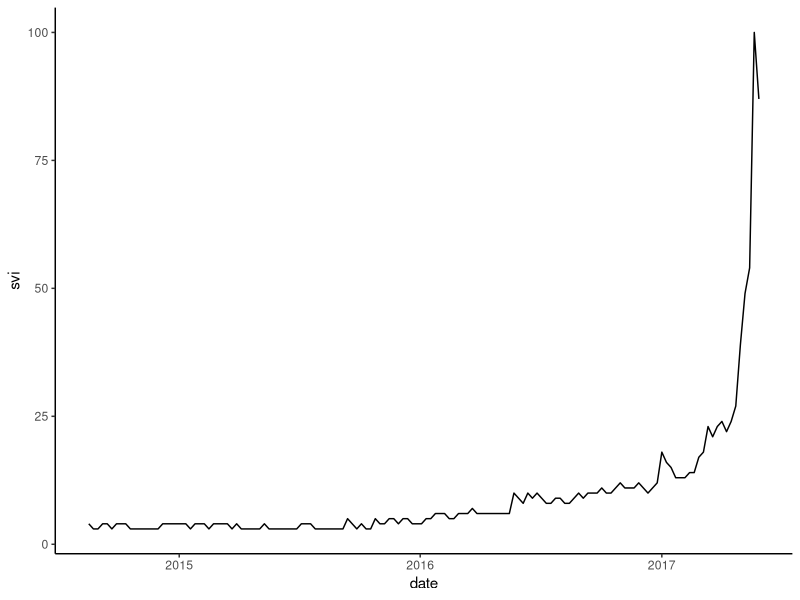
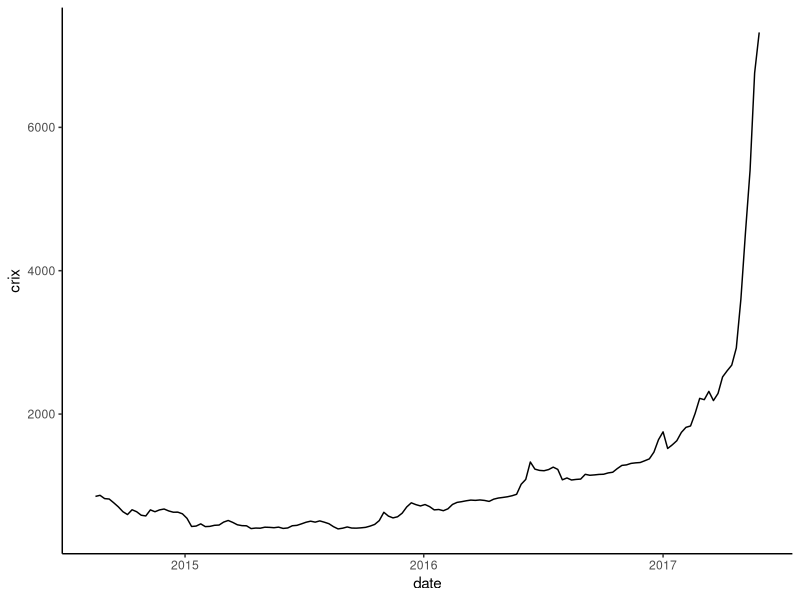
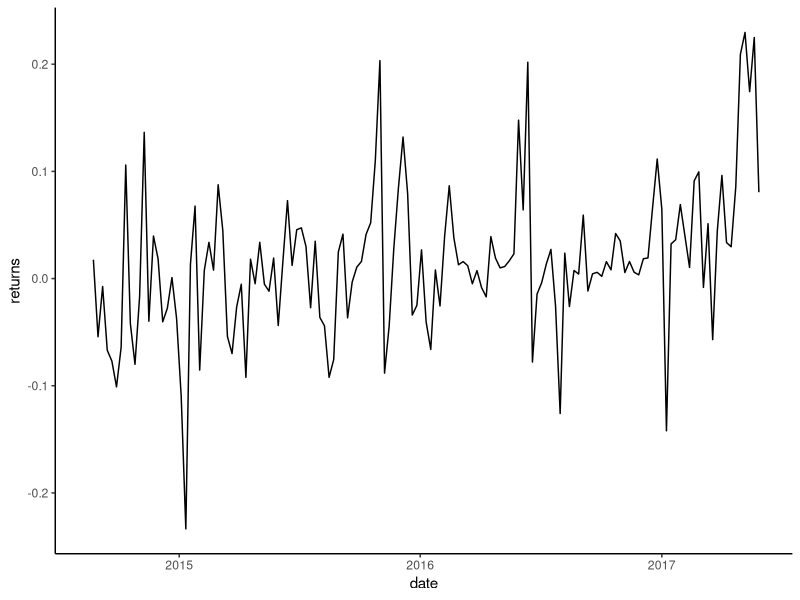
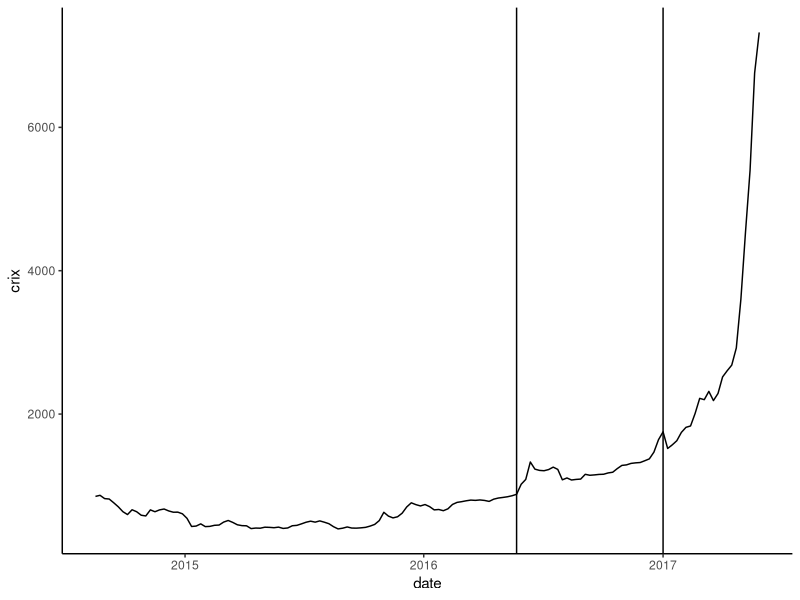
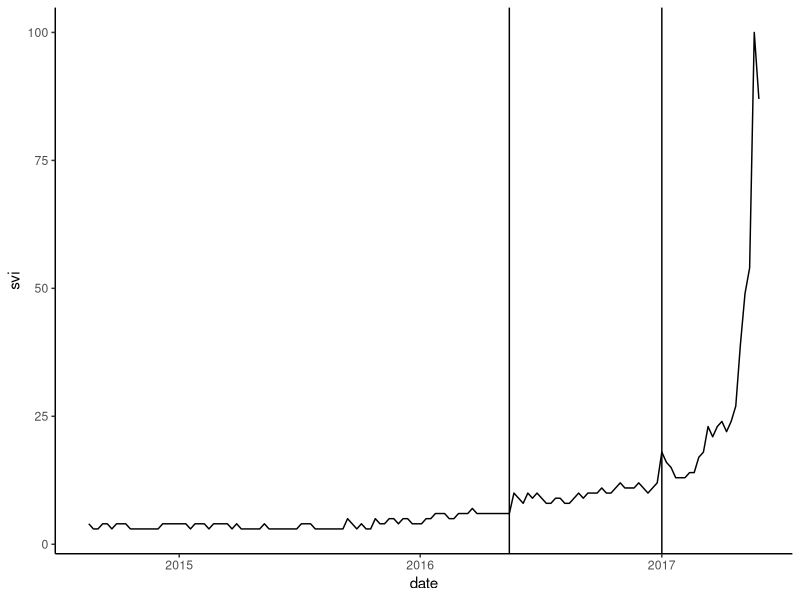

The R source for these figures, in order:
rm(list = ls(all = TRUE))
graphics.off()

if(!require("strucchange")) install.packages("strucchange"); library("strucchange")
if(!require("forecast")) install.packages("forecast");library("forecast")
if(!require("lmtest")) install.packages("lmtest");library("lmtest")
if(!require("ggplot2")) install.packages("ggplot2");library("ggplot2")
if(!require("tseries")) install.packages("tseries");library("tseries")


#Loading the data----
input <- read.csv("data/df.csv", header = TRUE, sep = ",")
input$date <- as.Date(input$date, "%m/%d/%Y")
input$X.1 <- NULL

ggplot( data = input, aes( date, svi )) + geom_line() + theme(panel.grid.major = element_blank(), panel.grid.minor = element_blank(),
                                                              panel.background = element_blank(), axis.line = element_line(colour = "black"))
ggplot( data = input, aes( date, crix )) + geom_line() + theme(panel.grid.major = element_blank(), panel.grid.minor = element_blank(),
                                                               panel.background = element_blank(), axis.line = element_line(colour = "black"))
ggplot( data = input, aes( date, returns )) + geom_line() + theme(panel.grid.major = element_blank(), panel.grid.minor = element_blank(),
                                                                  panel.background = element_blank(), axis.line = element_line(colour = "black"))




#Detecting structural breaks in the time series----
#Adapted code from: https://www.r-bloggers.com/endogenously-detecting-structural-breaks-in-a-time-series-implementation-in-r/

ts_crix <- as.ts(input$crix)
ts_svi <- as.ts(input$svi)

bp_ts_crix <- breakpoints(ts_crix~1)
bp_ts_svi <- breakpoints(ts_svi~1)


summary(bp_ts_crix)
summary(bp_ts_svi)

p <- array()
p[1] <- bp_ts_svi$breakpoints[1]
p[2] <- bp_ts_svi$breakpoints[2]
input$date[p] #dates when structural breaks happened in svi time series

c <- array()
c[1] <- bp_ts_crix$breakpoints[1]
c[2] <- bp_ts_crix$breakpoints[2]
input$date[c] #dates when structural breaks happened in svi time series

#plot the breakpoints 
bp_date_crix <- array()
bp_date_crix[1] <- input$date[c[1]]
bp_date_crix[1] <- as.Date(bp_date_crix[1], format = "%Y-%m-%d")
bp_date_crix[2] <- input$date[c[2]]
bp_date_crix[2] <- as.Date(bp_date_crix[2], format = "%Y-%m-%d")
ggplot( data = input, aes( date, crix )) + geom_line() + geom_vline(xintercept = c(bp_date_crix))+ theme(panel.grid.major = element_blank(), panel.grid.minor = element_blank(),
                                                                                                         panel.background = element_blank(), axis.line = element_line(colour = "black"))



bp_date <- array()
bp_date[1] <- input$date[p[1]]
bp_date[1] <- as.Date(bp_date[1], format = "%Y-%m-%d")
bp_date[2] <- input$date[p[2]]
bp_date[2] <- as.Date(bp_date[2], format = "%Y-%m-%d")
ggplot( data = input, aes( date, svi )) + geom_line() + geom_vline(xintercept = c(bp_date))+ theme(panel.grid.major = element_blank(), panel.grid.minor = element_blank(),
                                                                                                   panel.background = element_blank(), axis.line = element_line(colour = "black"))


input$crix <- NULL

#Granger causality test----
#Adapted code from: https://www.r-bloggers.com/chicken-or-the-egg-granger-causality-for-the-masses/


#Here, we will separate ts into three series, according to the structural breaks
#in svi time series


input_1 <- input[1:91,]
input_2 <- input[92:124,]
input_3 <- input[125:146,]
input_list <- list()
input_list[[1]] <- input_1
input_list[[2]] <- input_2
input_list[[3]] <- input_3


granger.caus_p.values <- matrix(nrow = 6, ncol = 2)
gc_results <- vector(mode = "list",length = 3)


for(l in 1:3){
  input <- input_list[[l]]
  
  #Checking for the stationarity of the series
  ts_returns <- ts(input$returns)
  ndiffs (ts_returns, alpha=0.05, test= "kpss")
  ndiffs (ts_returns, alpha=0.05, test= "adf")
  dreturns <- diff(ts_returns)
  
  
  ts_svi <- ts(input$svi)
  ndiffs(ts_svi, alpha=0.05, test= "kpss")
  ndiffs(ts_svi, alpha=0.05, test= "adf")
  dsvi <- diff(ts_svi)
  
  
  #testing for granger causality
  #the output is a table for each of the periods 
  #identified by the structural break test, respectively 
 
  
  for(i in 1:6){
    gt1 <- grangertest(dreturns ~ dsvi, order= i)
    granger.caus_p.values[i,1] <- gt1$`Pr(>F)`[2]
    
    gt2 <- grangertest(dsvi ~ dreturns, order=i)
    granger.caus_p.values[i,2] <- gt2$`Pr(>F)`[2]
    
  }

  gc_results[[l]] <- granger.caus_p.values
  
}

gc_results 
#Gives p-values for granger causality tests, 
#across the number of lags, across 3 periods


#Regression analysis----

input <- read.csv("data/df.csv", header = TRUE, sep = ",")
input$date <- as.Date(input$date, "%m/%d/%Y")
input$X.1 <- NULL
input$crix <- NULL
input$svi <- log(input$svi)
input$volume <- log(input$volume)
input$epuix <- log(input$epuix)
colnames(input)[3:9] <- c("log(svi)","log_returns", "log_sp500_returns",
                     "log(vix)", "log(volume)", "volatility", "log(epuix)")

input_1 <- input[1:91,]
input_2 <- input[92:124,]
input_3 <- input[125:146,]
input_list <- list()
input_list[[1]] <- input_1
input_list[[2]] <- input_2
input_list[[3]] <- input_3

pred_input <- read.csv("data/pred_df.csv", header = TRUE, sep = ",")
colnames(pred_input)[3:9] <- c("log(svi)","log_returns", "log_sp500_returns",
                               "log(vix)", "log(volume)", "volatility", "log(epuix)")

pred_input_1 <- pred_input[1:91,]
pred_input_2 <- pred_input[92:124,]
pred_input_3 <- pred_input[125:146,]
pred_input_list <- list()
pred_input_list[[1]] <- pred_input_1
pred_input_list[[2]] <- pred_input_2
pred_input_list[[3]] <- pred_input_3

cont_reg_list <- vector(mode="list")
pred_reg_list <- vector(mode="list")
bp_cont <- vector(mode="list")
bp_pred <- vector(mode="list")

for(i in 1:3){
  input <- input_list[[i]]
  pred_input <- pred_input_list[[i]]
  #Contempraneous regression
  cont_reg <- lm(log_returns~., data = input[,-(1:2)])
  cont_reg_list[[i]] <- cont_reg
  bp_cont[[i]] <- bptest(cont_reg)
  #Predictive regression
  pred_reg <- lm(log_returns~., data = pred_input[,-(1:2)])
  pred_reg_list[[i]] <- pred_reg
  bp_pred[[i]] <- bptest(pred_reg)
  
}
